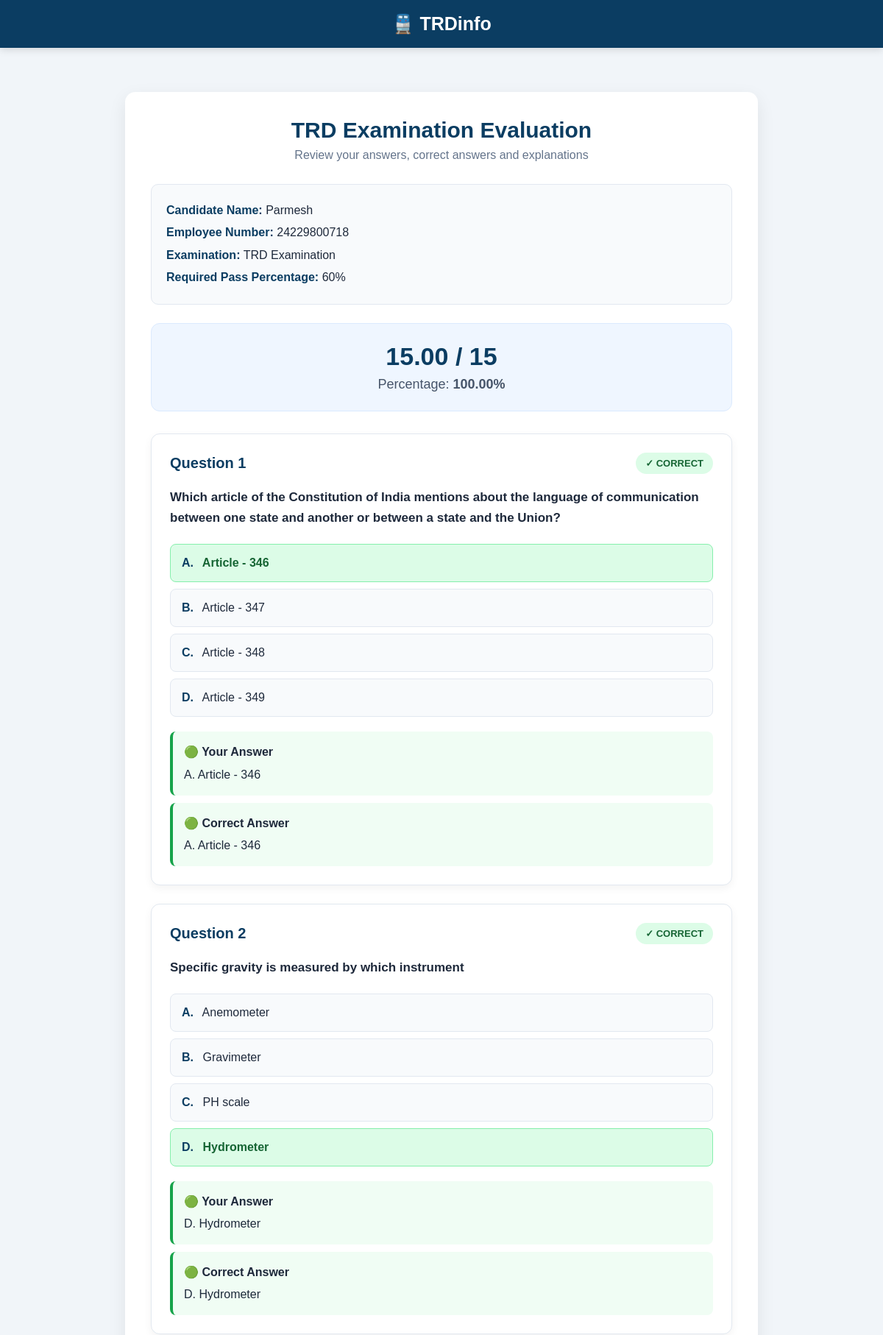
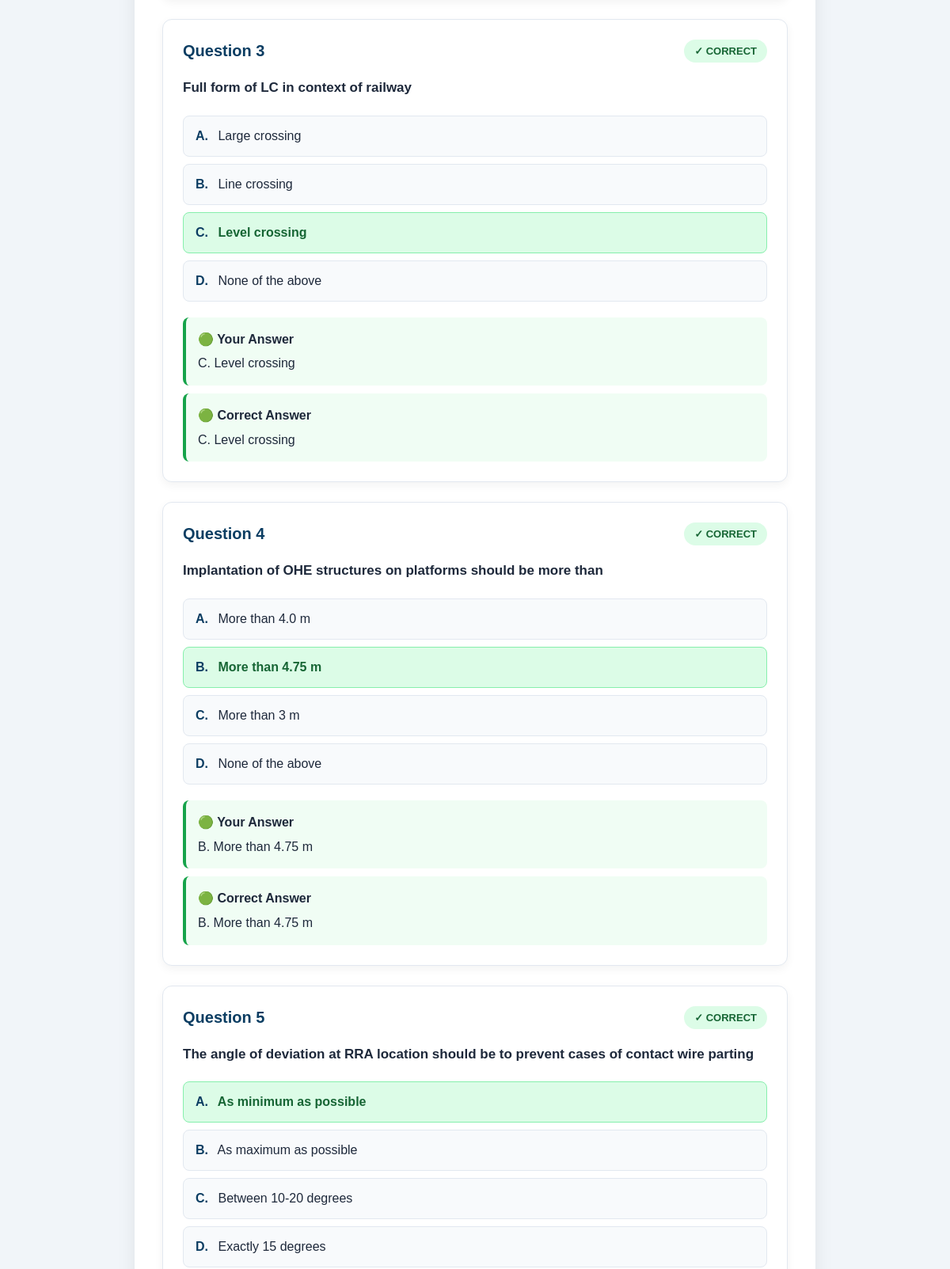
Screenshot of /evaluation/1/ (upper part) with the database file from the repository (2 pictures, top to bottom).
### exam/models.py (models this page shows, shortened)
class ExamAttempt(models.Model):
    candidate_name = models.CharField(
        max_length=200
    )
    employee_number = models.CharField(
        max_length=100
    )
    exam = models.ForeignKey(
        Exam,
        on_delete=models.CASCADE,
        related_name="attempts"
    )
    total_questions = models.PositiveIntegerField(
        default=0
    )
    attempted_questions = models.PositiveIntegerField(
        default=0
    )
    correct_answers = models.PositiveIntegerField(
        default=0
    )
    wrong_answers = models.PositiveIntegerField(
        default=0
    )
    unanswered_questions = models.PositiveIntegerField(
        default=0
    )
    score = models.DecimalField(
        max_digits=8,
        decimal_places=2,
        default=0
    )
    percentage = models.DecimalField(
        max_digits=6,
        decimal_places=2,
        default=0
    )
    passed = models.BooleanField(
        default=False
    )
    started_at = models.DateTimeField(
        auto_now_add=True
    )
    submitted_at = models.DateTimeField(
        null=True,
        blank=True
    )

class Exam(models.Model):
    name = models.CharField(
        max_length=200,
        default="TRD Examination"
    )
    number_of_questions = models.PositiveIntegerField(
        default=20
    )
    duration_minutes = models.PositiveIntegerField(
        default=30
    )
    pass_percentage = models.PositiveIntegerField(
        default=40
    )
    negative_marking = models.BooleanField(
        default=False
    )
    negative_marks = models.DecimalField(
        max_digits=4,
        decimal_places=2,
        default=0
    )
    active = models.BooleanField(
        default=True
    )
    created_at = models.DateTimeField(
        auto_now_add=True
    )

class ExamAnswer(models.Model):
    attempt = models.ForeignKey(
        ExamAttempt,
        on_delete=models.CASCADE,
        related_name="answers"
    )
    question = models.ForeignKey(
        Question,
        on_delete=models.CASCADE
    )
    selected_answer = models.CharField(
        max_length=1,
        blank=True
    )
    is_correct = models.BooleanField(
        default=False
    )
    marks_obtained = models.DecimalField(
        max_digits=6,
        decimal_places=2,
        default=0
    )

class Question(models.Model):
    DIFFICULTY_CHOICES = [
        ("EASY", "Easy"),
        ("MEDIUM", "Medium"),
        ("HARD", "Hard"),
    ]
    question_text = models.TextField(
        verbose_name="Question"
    )
    option_a = models.CharField(
        max_length=500,
        verbose_name="Option A"
    )
    option_b = models.CharField(
        max_length=500,
        verbose_name="Option B"
    )
    option_c = models.CharField(
        max_length=500,
        verbose_name="Option C"
    )
    option_d = models.CharField(
        max_length=500,
        verbose_name="Option D"
    )
    correct_answer = models.CharField(
        max_length=1,
        choices=[
            ("A", "A"),
            ("B", "B"),
            ("C", "C"),
            ("D", "D"),
        ],
        verbose_name="Correct Answer"
    )
    explanation = models.TextField(
        blank=True,
        verbose_name="Explanation"
    )
    difficulty = models.CharField(
        max_length=10,
        choices=DIFFICULTY_CHOICES,
        default="MEDIUM"
    )
    active = models.BooleanField(
        default=True
    )
    created_at = models.DateTimeField(
        auto_now_add=True
    )

### exam/views.py (the view)
def exam_evaluation(request, attempt_id):
    attempt = ExamAttempt.objects.get(
        id=attempt_id
    )
    answers = attempt.answers.select_related(
        "question"
    ).order_by(
        "id"
    )
    return render(
        request,
        "exam/evaluation.html",
        {
            "attempt": attempt,
            "answers": answers,
        }
    )

### templates/exam/evaluation.html (shortened to what this page needs)
<!DOCTYPE html>
<html lang="en">
<head>
</head>
<body>
<header class="header">
    <div class="logo">
        🚆 TRDinfo
    </div>
</header>
<div class="container">
    <div class="evaluation-card">
        <h1 class="title">
            TRD Examination Evaluation
        </h1>
        <p class="subtitle">
            Review your answers, correct answers and explanations
        </p>
        <div class="candidate">
            <strong>Candidate Name:</strong>
            {{ attempt.candidate_name }}
            <br>
            <strong>Employee Number:</strong>
            {{ attempt.employee_number }}
            <br>
            <strong>Examination:</strong>
            {{ attempt.exam.name }}
            <br>
            <strong>Required Pass Percentage:</strong>
            {{ attempt.exam.pass_percentage }}%
        </div>
        <div class="score-box">
            <div class="score">
                {{ attempt.score }}
                /
                {{ attempt.total_questions }}
            </div>
            <div class="percentage">
                Percentage:
                <strong>
                    {{ attempt.percentage }}%
                </strong>
            </div>
        </div>
        {% for answer in answers %}
        <div class="question-card">
            <div class="question-header">
                <div class="question-number">
                    Question {{ forloop.counter }}
                </div>
                {% if answer.selected_answer %}
                    {% if answer.is_correct %}
                        <span class="badge badge-correct">
                            ✓ CORRECT
                        </span>
                    {% else %}
                        <span class="badge badge-wrong">
                            ✗ WRONG
                        </span>
                    {% endif %}
                {% else %}
                    <span class="badge badge-unanswered">
                        NOT ANSWERED
                    </span>
                {% endif %}
            </div>
            <div class="question-text">
                {{ answer.question.question_text }}
            </div>
            <div class="options">
                <div class="option
                    {% if answer.question.correct_answer == 'A' %}
                        correct-option
                    {% elif answer.selected_answer == 'A' %}
                        selected-wrong
                    {% endif %}
                ">
                    <span class="option-letter">A.</span>
                    {{ answer.question.option_a }}
                </div>
                <div class="option
                    {% if answer.question.correct_answer == 'B' %}
                        correct-option
                    {% elif answer.selected_answer == 'B' %}
                        selected-wrong
                    {% endif %}
                ">
                    <span class="option-letter">B.</span>
                    {{ answer.question.option_b }}
                </div>
                <div class="option
                    {% if answer.question.correct_answer == 'C' %}
                        correct-option
                    {% elif answer.selected_answer == 'C' %}
                        selected-wrong
                    {% endif %}
                ">
                    <span class="option-letter">C.</span>
                    {{ answer.question.option_c }}
                </div>
                <div class="option
                    {% if answer.question.correct_answer == 'D' %}
                        correct-option
                    {% elif answer.selected_answer == 'D' %}
                        selected-wrong
                    {% endif %}
                ">
                    <span class="option-letter">D.</span>
                    {{ answer.question.option_d }}
                </div>
            </div>
            {% if answer.selected_answer %}
                <div class="answer-section">
                    {% if answer.is_correct %}
                        <div class="answer-box your-answer correct-answer">
                            <span class="answer-label">
                                🟢 Your Answer
                            </span>
                            {% if answer.selected_answer == 'A' %}
                                A. {{ answer.question.option_a }}
                            {% elif answer.selected_answer == 'B' %}
                                B. {{ answer.question.option_b }}
                            {% elif answer.selected_answer == 'C' %}
                                C. {{ answer.question.option_c }}
                            {% elif answer.selected_answer == 'D' %}
                                D. {{ answer.question.option_d }}
                            {% endif %}
                        </div>
                    {% endif %}
                </div>
            {% endif %}
            <div class="correct-answer-box">
                <span class="answer-label">
                    🟢 Correct Answer
                </span>
                {% if answer.question.correct_answer == 'A' %}
                    A. {{ answer.question.option_a }}
                {% elif answer.question.correct_answer == 'B' %}
                    B. {{ answer.question.option_b }}
                {% elif answer.question.correct_answer == 'C' %}
                    C. {{ answer.question.option_c }}
                {% elif answer.question.correct_answer == 'D' %}
                    D. {{ answer.question.option_d }}
                {% endif %}
            </div>
        </div>
        {% empty %}
        <div class="no-answer">
            No answers found for this examination.
        </div>
        {% endfor %}
    </div>
</div>
</body>
</html>

### templates/exam/evaluation.html (style rules this page uses)
* { box-sizing: border-box; margin: 0; padding: 0; }
body { font-family: Arial, Helvetica, sans-serif; background: #f1f5f9; min-height: 100vh; color: #1e293b; }
.header { background: #0b3d62; color: white; padding: 18px 7%; text-align: center; box-shadow: 0 3px 10px rgba(0,0,0,0.12); }
.logo { font-size: 25px; font-weight: bold; }
.container { max-width: 900px; margin: 40px auto; padding: 20px; }
.evaluation-card { background: white; border-radius: 14px; padding: 35px; box-shadow: 0 8px 25px rgba(0,0,0,0.08); }
.title { text-align: center; color: #0b3d62; margin-bottom: 8px; font-size: 30px; }
.subtitle { text-align: center; color: #64748b; margin-bottom: 30px; }
.candidate { background: #f8fafc; padding: 20px; border-radius: 10px; margin-bottom: 25px; line-height: 1.9; border: 1px solid #e2e8f0; }
.candidate strong { color: #0b3d62; }
.score-box { text-align: center; background: #eff6ff; border-radius: 12px; padding: 25px; margin-bottom: 30px; border: 1px solid #dbeafe; }
.score { font-size: 34px; font-weight: bold; color: #0b3d62; }
.percentage { font-size: 18px; margin-top: 8px; color: #475569; }
.question-card { background: #ffffff; border: 1px solid #e2e8f0; border-radius: 12px; padding: 25px; margin-bottom: 25px; box-shadow: 0 4px 12px rgba(0,0,0,0.05); }
.question-header { display: flex; justify-content: space-between; align-items: center; margin-bottom: 18px; gap: 10px; }
.question-number { color: #0b3d62; font-size: 20px; font-weight: bold; }
.badge { padding: 7px 13px; border-radius: 20px; font-size: 13px; font-weight: bold; }
.badge-correct { background: #dcfce7; color: #166534; }
.question-text { font-size: 17px; font-weight: 600; line-height: 1.7; margin-bottom: 20px; color: #1e293b; }
.options { margin-bottom: 20px; }
.option { padding: 13px 15px; border-radius: 8px; margin-bottom: 9px; border: 1px solid #e2e8f0; background: #f8fafc; line-height: 1.5; }
.option-letter { font-weight: bold; margin-right: 8px; color: #0b3d62; }
.option.correct-option { background: #dcfce7; border-color: #86efac; color: #166534; font-weight: 600; }
.answer-section { margin-top: 18px; }
.answer-box { padding: 15px; border-radius: 8px; margin-top: 10px; line-height: 1.6; }
.your-answer { background: #fef2f2; border-left: 4px solid #dc2626; }
.your-answer.correct-answer { background: #f0fdf4; border-left: 4px solid #16a34a; }
.correct-answer-box { background: #f0fdf4; border-left: 4px solid #16a34a; margin-top: 10px; padding: 15px; border-radius: 8px; line-height: 1.6; }
.answer-label { font-weight: bold; display: block; margin-bottom: 5px; }

### rows the page displays
ExamAttempt: candidate_name "Parmesh", employee_number "24229800718", exam.name "TRD Examination", exam.pass_percentage "60", score "15.00", total_questions "15", percentage "100.00"
ExamAnswer: selected_answer "✓ CORRECT", question.question_text "Which article of the Constitution of India mentions about the language of communication between one state and another or between a state and the Union?", question.option_a "Article - 346", question.option_b "Article - 347", question.option_c "Article - 348", question.option_d "Article - 349"
ExamAnswer: selected_answer "✓ CORRECT", question.question_text "Specific gravity is measured by which instrument", question.option_a "Anemometer", question.option_b "Gravimeter", question.option_c "PH scale", question.option_d "Hydrometer"
ExamAnswer: selected_answer "✓ CORRECT", question.question_text "Full form of LC in context of railway", question.option_a "Large crossing", question.option_b "Line crossing", question.option_c "Level crossing", question.option_d "None of the above"
ExamAnswer: selected_answer "✓ CORRECT", question.question_text "Implantation of OHE structures on platforms should be more than", question.option_a "More than 4.0 m", question.option_b "More than 4.75 m", question.option_c "More than 3 m", question.option_d "None of the above"
ExamAnswer: selected_answer "✓ CORRECT", question.question_text "The angle of deviation at RRA location should be to prevent cases of contact wire parting", question.option_a "As minimum as possible", question.option_b "As maximum as possible", question.option_c "Between 10-20 degrees", question.option_d "Exactly 15 degrees"
